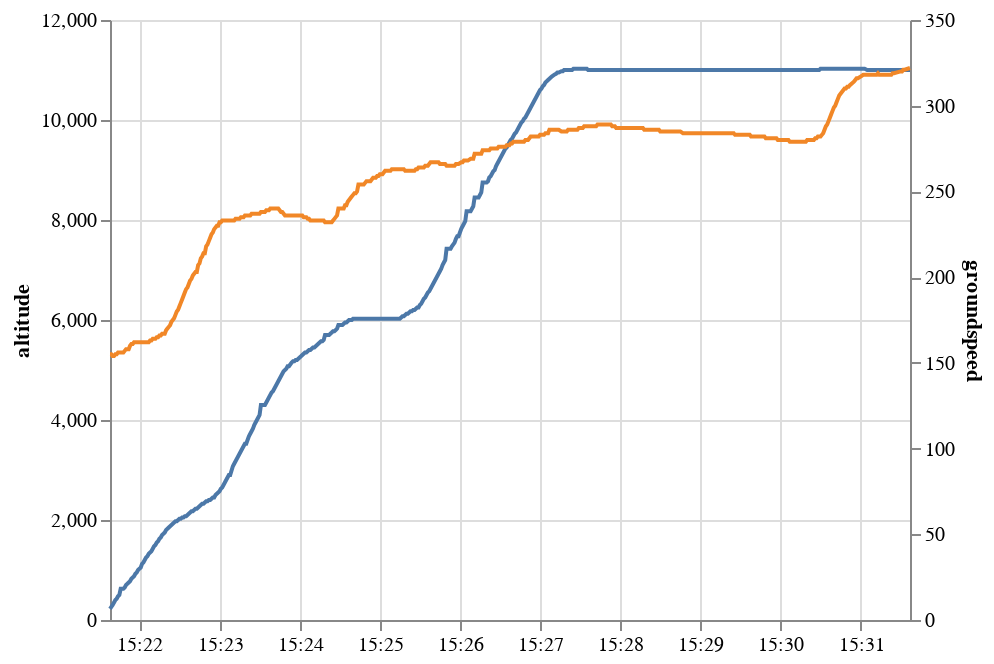

Notebook source saved alongside this figure:
### Markdown cell above
If you are comfortable with Altair (recommended), you can compose usual data visualisations.

### Code cell
base = first10.chart().encode(
    alt.X(
        "utchoursminutesseconds(timestamp)",
        axis=alt.Axis(title=None, format="%H:%M"),
    ),
)

alt.layer(
    base.encode(alt.Y("altitude")),
    base.encode(alt.Y("groundspeed")).mark_line(color="#f18727"),
).resolve_scale(y="independent")

### Figure 1 — Vega-Lite specification as saved in the notebook (floating-point values rounded to 4 significant figures; data arrays with more than 128 entries replaced by an {"elided": "..."} marker saying what was removed)
{"config": {"view": {"continuousWidth": 400, "continuousHeight": 300}}, "layer": [{"mark": "line", "encoding": {"x": {"type": "temporal", "axis": {"format": "%H:%M", "title": null}, "field": "timestamp", "timeUnit": "utchoursminutesseconds"}, "y": {"type": "quantitative", "field": "altitude"}}}, {"mark": {"type": "line", "color": "#f18727"}, "encoding": {"x": {"type": "temporal", "axis": {"format": "%H:%M", "title": null}, "field": "timestamp", "timeUnit": "utchoursminutesseconds"}, "y": {"type": "quantitative", "field": "groundspeed"}}}], "data": {"name": "data-29b7096f7a28df59ef4d12b32c54d4e1"}, "resolve": {"scale": {"y": "independent"}}, "$schema": "https://vega.github.io/schema/vega-lite/v4.8.1.json", "datasets": {"data-29b7096f7a28df59ef4d12b32c54d4e1": {"elided": "549 records"}}}
